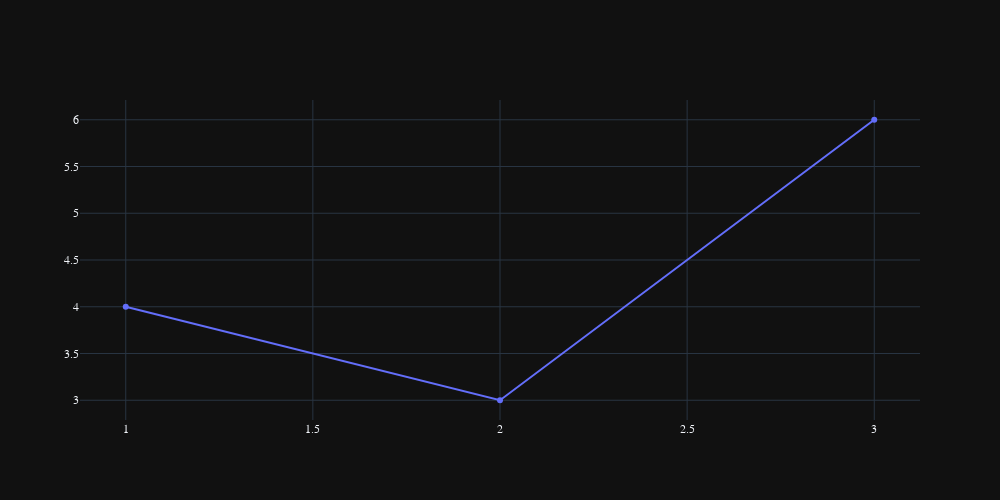

Notebook source saved alongside this figure:
### Markdown cell above
## Line Plot

### Code cell
fig = go.Figure(layout=plotly_template['layout'])

fig.add_trace(
    go.Scatter(
        x=[1,2,3],
        y=[4,3,6],
        mode='lines+markers',
        #marker=dict(size=15, color='red'),
        #line=dict(color='black')
    )
)


fig.show()

### Figure 1 — Plotly figure (JSON) as saved in the notebook; plotly's stock layout.template omitted (floating-point values rounded to 4 significant figures)
{"data": [{"mode": "lines+markers", "type": "scatter", "x": [1, 2, 3], "y": [4, 3, 6]}], "layout": {"font": {"family": "Franklin Gothic", "size": 12}, "height": 500, "width": 1000}}
